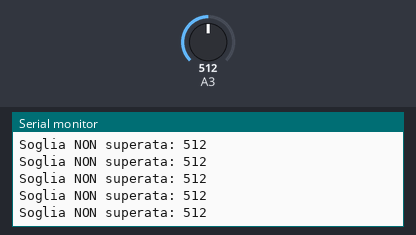
The sketch below on a simulated Arduino Uno, built with avr-gcc and run on an emulated ATmega328P. Parts: the last lines printed to the serial monitor. The test bench sets the inputs (shaded band); at power-on: A3 = 512.

Above: at 2.7 s.
2.8 s: A3 set to 531
At 2.83 s:
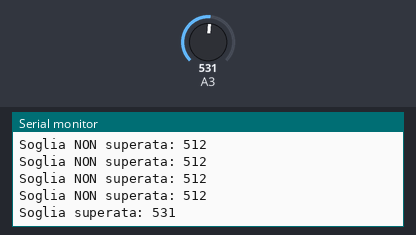
4.7 s: A3 set to 511
At 4.74 s:
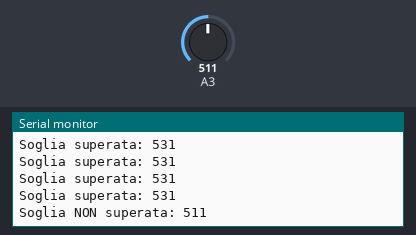

Measured:
- the behaviour switches between 516 and 517 on A3 (found by bisection; images 0 and 1)
- after the input at 2.8 s, the serial monitor: prints a new line at once (image 1)
- after the input at 4.7 s, the serial monitor: prints a new line at once (image 2)

The sketch:

Thermistor.ino
```cpp
int soglia;

void setup() {
  Serial.begin(9600);
  //pinMode(13, OUTPUT); // LED di verifica

  int v = analogRead(A3);
  delay(500);
  v += analogRead(A3);
  delay(500);
  v += analogRead(A3);
  delay(500);
  soglia = (v/3)+4;
  Serial.print("La soglia è: "); Serial.print(soglia);
}

void loop() {
  int v = analogRead(A3);

  digitalWrite(13, LOW);
  if (v > soglia){
    Serial.print("Soglia superata: "); Serial.println(v);
    //digitalWrite(13, HIGH);
  } else { Serial.print("Soglia NON superata: "); Serial.println(v); }
  delay(50);
}
```
